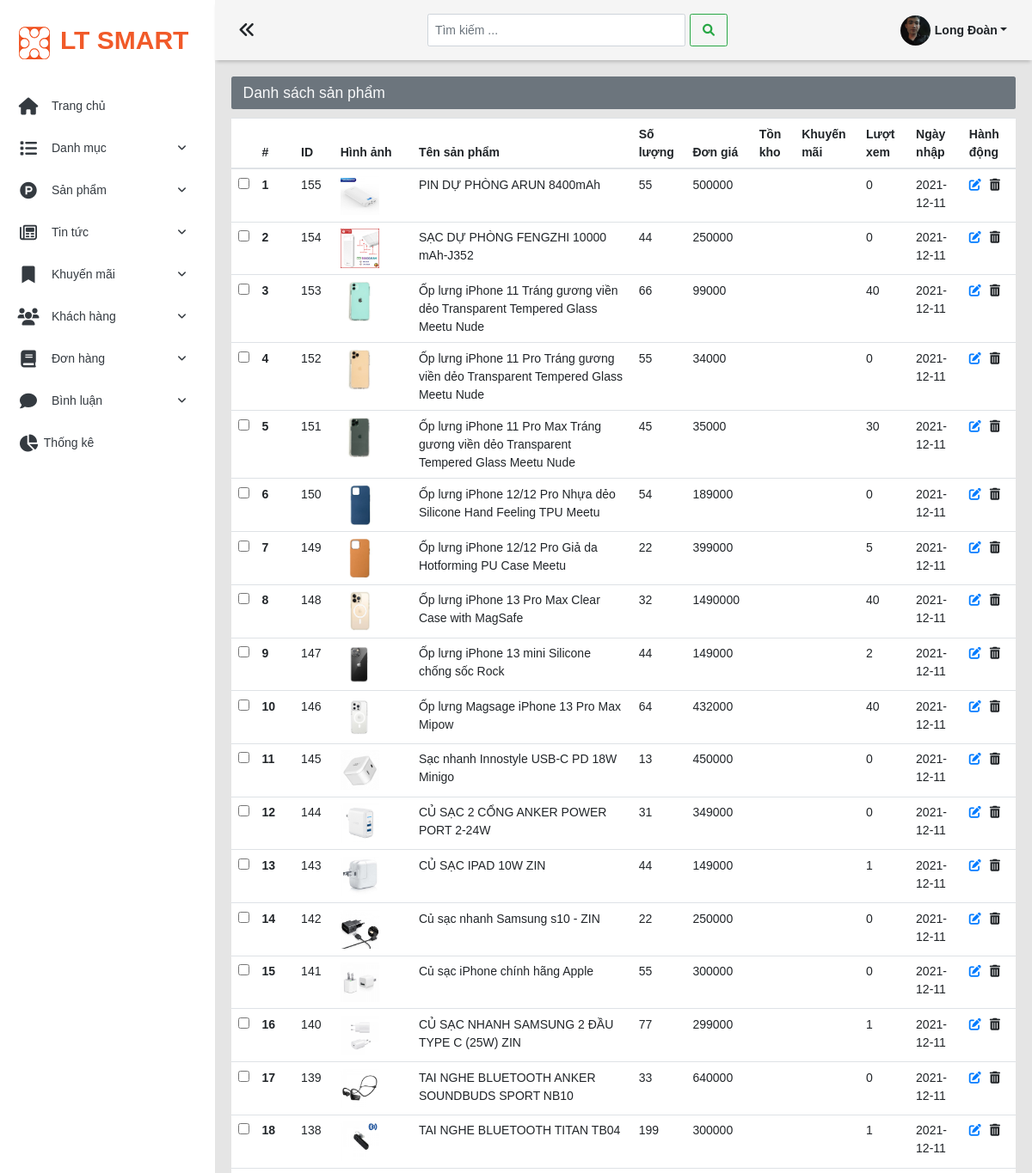
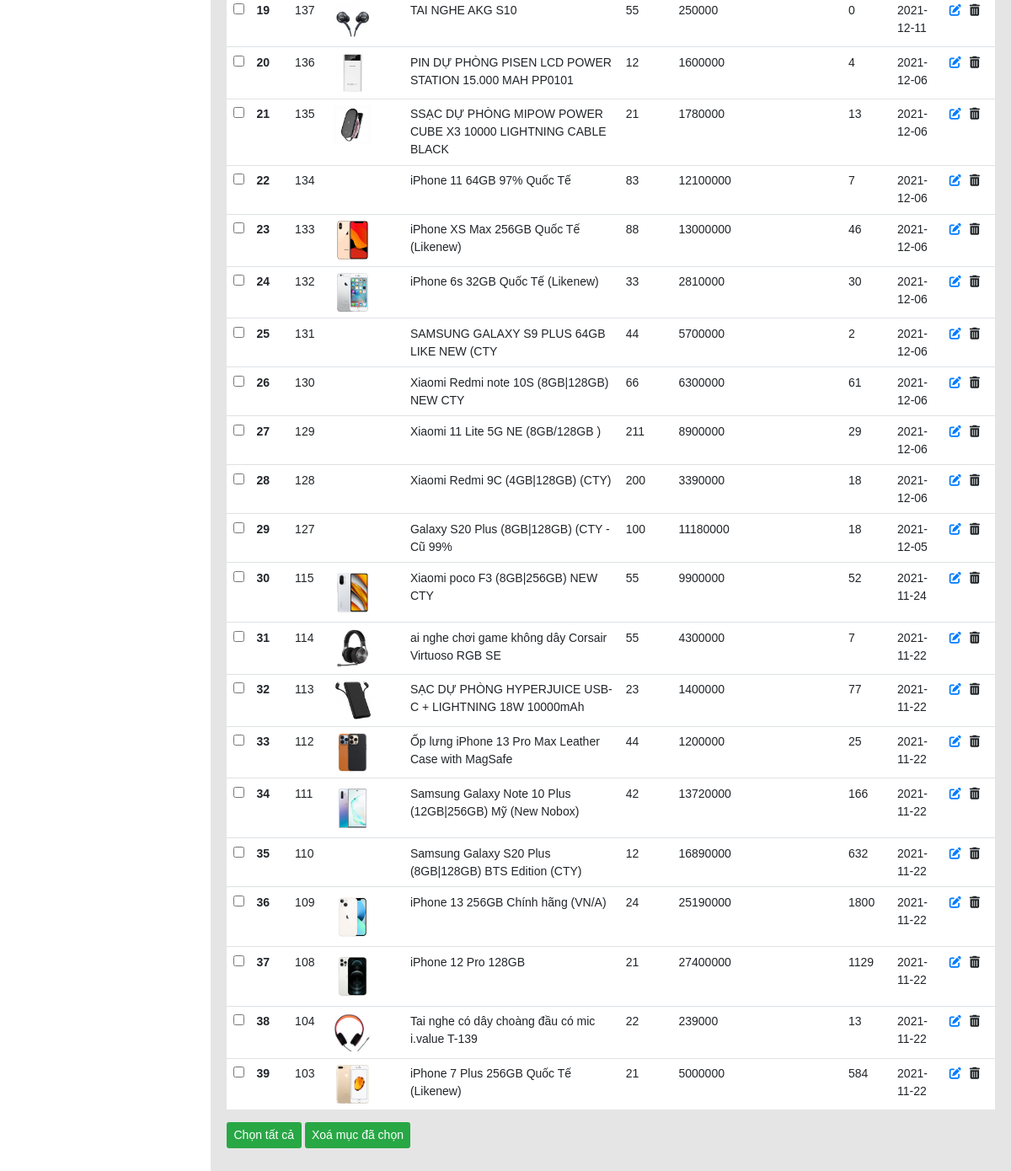
Before: /admin/list-san-pham (signed in) with the older database file (2 pictures, top to bottom).
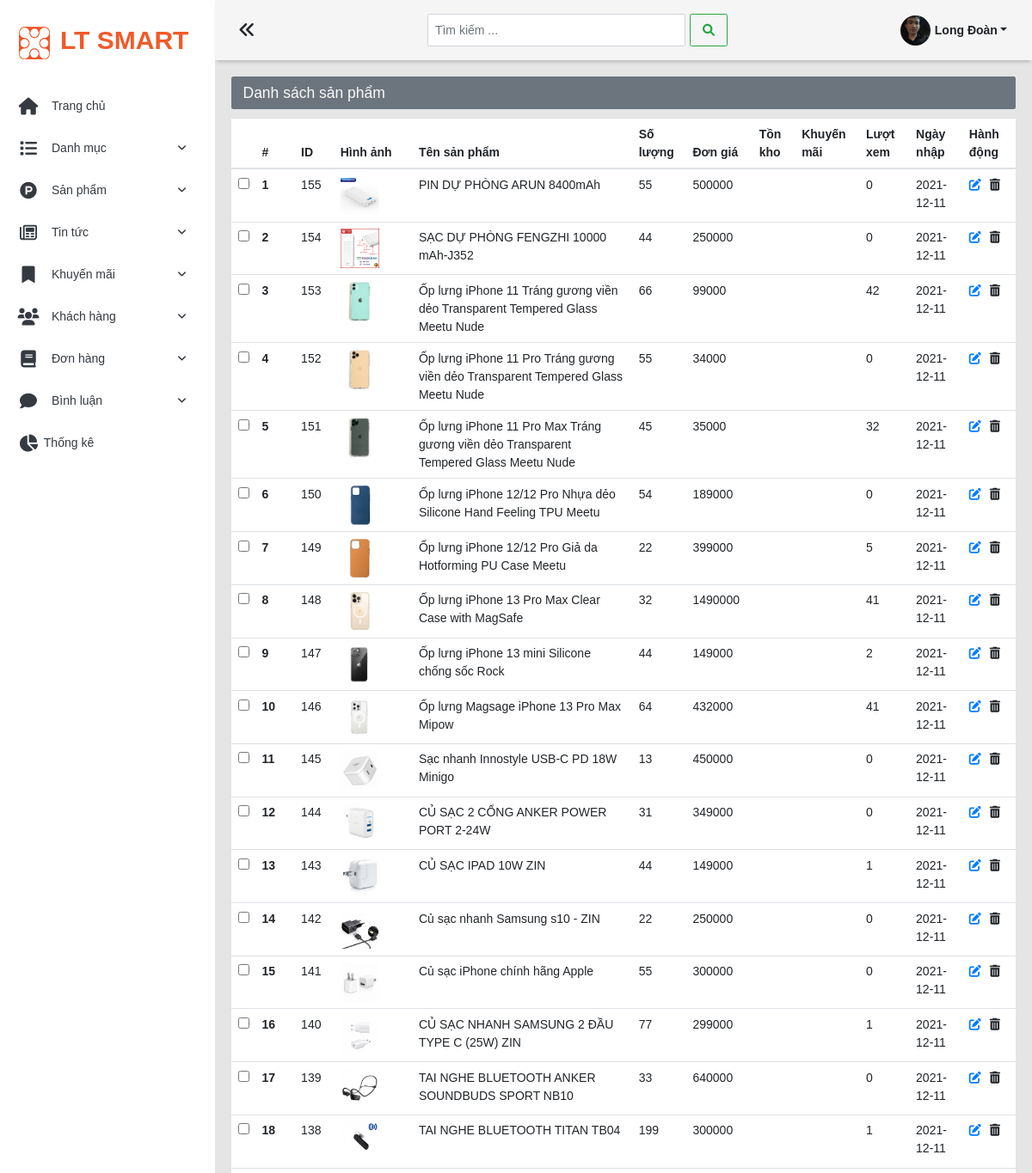
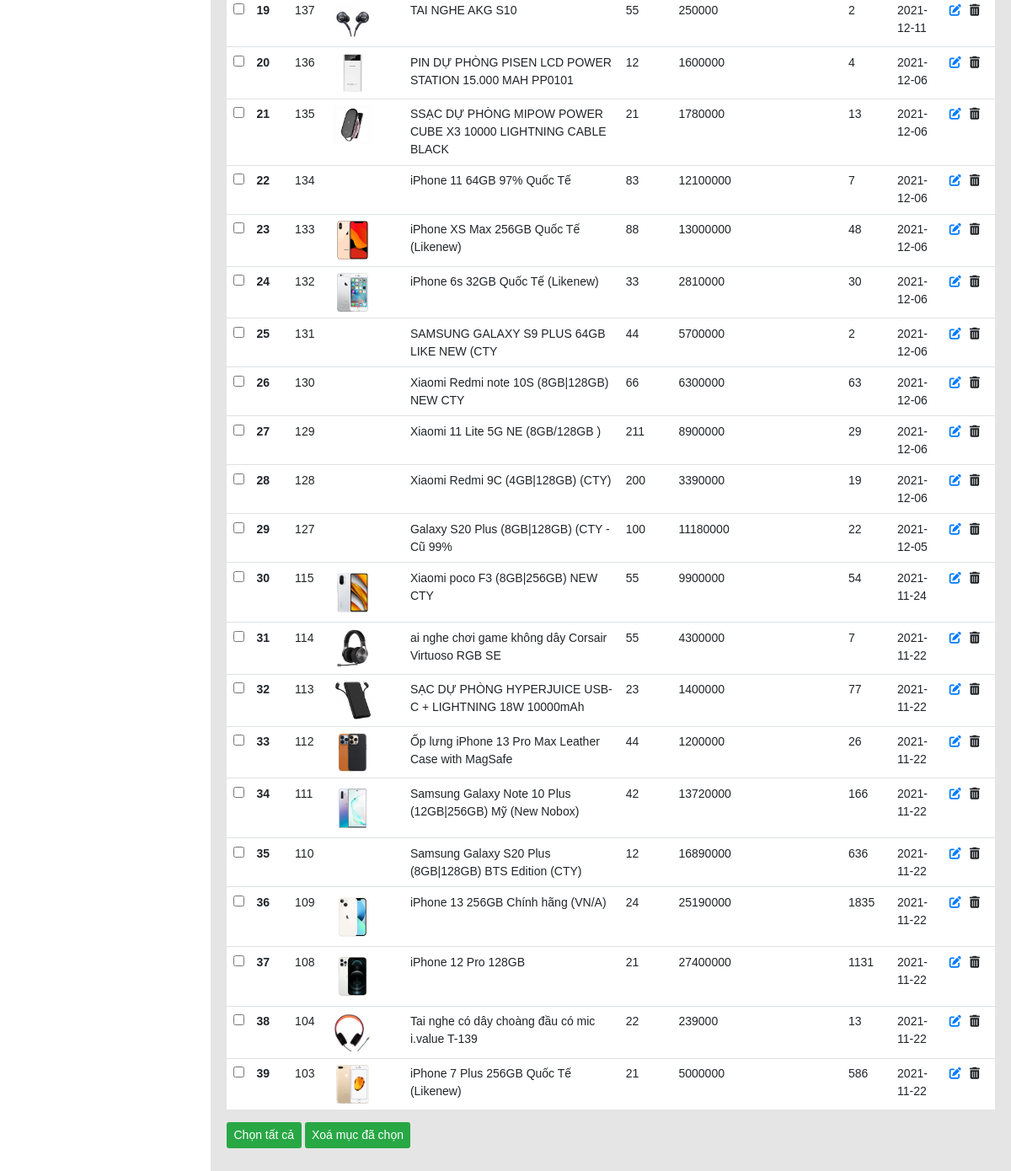
After: the same page with the newer database file (2 pictures, top to bottom).
### tables this page shows
CREATE TABLE `san_pham` (
  `id_sp` int(11) NOT NULL,
  `id_dm_pro` int(11) NOT NULL,
  `id_sub_dm_pro` int(11) NOT NULL,
  `ten_sp` varchar(200) NOT NULL,
  `hinh_anh` varchar(255) NOT NULL,
  `don_gia` int(11) NOT NULL,
  `so_luong` int(20) NOT NULL,
  `ngay_nhap` date NOT NULL,
  `mo_ta` text NOT NULL,
  `so_luot_xem` int(11) NOT NULL
);

### model/pdo.php (called while the page is built, shortened)
<?php
function pdo_get_connection()
{
    $severname = "localhost";
    $username = "root";
    $password = "";
    try {
        $conn = new PDO("mysql:host=$severname;dbname=ltsmart;charset=utf8", $username, $password);
        $conn->setAttribute(PDO::ATTR_ERRMODE, PDO::ERRMODE_EXCEPTION);
        return $conn;
    } catch (Exception $e) {
        echo "kết nối thất bại" . $e->getMessage();
    }
}
function pdo_query($sql)
{
    $sql_args = array_slice(func_get_args(), 1);
    try {
        $conn = pdo_get_connection();
        $stmt = $conn->prepare($sql);
        $stmt->execute($sql_args);
        $rows = $stmt->fetchAll();
        return $rows;
    } catch (PDOException $e) {
        throw $e;
    } finally {
        unset($conn);
    }
}
?>

### model/san-pham.php (called while the page is built, shortened)
<?php
require_once 'pdo.php';
function san_pham_QueryAll()
{
    $sql = "SELECT * FROM san_pham order by id_sp desc";
    return pdo_query($sql);
}

### global.php (called while the page is built, shortened)
<?php
$ROOT_URL='/duan1';
$CONTENT_URL=$ROOT_URL.'/content';
$CONTENT_UPLOAD=$CONTENT_URL.'/uploads';
?>

### admin/views/san-pham/list-san-pham.php (the view, shortened to what this page needs)
<div>
  <h3 class="alert bg-secondary text-light  heading-cate">Danh sách sản phẩm </h3>
  <?php
  if (count($list_san_pham) == 0) {
  ?>
    <h5 class="alert alert-light">Chưa có sản phẩm</h5>
  <?php
  } else {
  ?>
    <form action="" method="POST" id="delete-san-pham">
      <table class="table">
        <thead>
          <tr>
            <th scope="col" style="width:3%"></th>
            <th  style="width:5%" scope="col">#</th>
            <th style="width:5%" scope="col">ID </th>
            <th style="width:10%" scope="col">Hình ảnh</th>
            <th scope="col">Tên sản phẩm</th>
            <th scope="col">Số lượng</th>
            <th scope="col">Đơn giá</th>
            <th scope="col">Tồn kho</th>
            <th scope="col">Khuyến mãi</th>
            <th scope="col">Lượt xem</th>
            <th scope="col">Ngày nhập</th>
            <th scope="col">Hành động</th>
          </tr>
        </thead>
        <tbody>
          <?php $i = 0;
          foreach ($list_san_pham as $san_pham) {
            $i++; ?>
            <tr>
              <td><input class="check-san-pham" name="san-pham[]" value="<?= $san_pham['id_sp']; ?>" type="checkbox"></td>
              <th scope="row"><?= $i; ?></th>
              <td><?= $san_pham['id_sp']; ?></td>
              <td><img style="width:60%" src="<?=$CONTENT_UPLOAD?>/<?= $san_pham['hinh_anh']; ?>" alt=""></td>
              <td class="text-overflow"><?= $san_pham['ten_sp']; ?></td>
              <td><?= $san_pham['so_luong']; ?></td>
              <td><?= $san_pham['don_gia']; ?></td>
              <td></td>
              <td></td>
              <td><?= $san_pham['so_luot_xem']; ?></td>
              <td><?= $san_pham['ngay_nhap']; ?></td>
              <td><a href="edit-san-pham&id=<?= $san_pham['id_sp']; ?>"><i class="fas fa-edit mr-3"></i></a><span class="delete-san-pham cursor-pointer" data-ten_san-pham="<?= $san_pham['ten_sp']; ?>" data-delete_id_sp="<?= $san_pham['id_sp']; ?>"><i class="fas fa-trash-alt"></i></span></td>
            </tr>
          <?php
          }
          ?>
        </tbody>
      </table>
      <div class="my-4">
        <div class="btn btn-success" id="checkall-san-pham">Chọn tất cả</div>
        <button type="submit" onclick="return confirm('Bạn có muốn xoá sản phẩm này không?')" class="btn btn-success">Xoá mục đã chọn</button>
      </div>
    </form>
  <?php
  }
  ?>
</div>

Changed rows visible on the page:
changed san_pham "Ốp lưng iPhone 11 Tráng gương viền dẻo Transparent Tempered Glass Meetu Nude": so_luot_xem "40" → "42"
changed san_pham id 151: so_luot_xem "30" → "32"
changed san_pham "Ốp lưng iPhone 13 Pro Max Clear Case with MagSafe": so_luot_xem "40" → "41"
changed san_pham "Ốp lưng Magsage iPhone 13 Pro Max Mipow": so_luot_xem "40" → "41"
changed san_pham "TAI NGHE AKG S10": so_luot_xem "0" → "2"
changed san_pham "iPhone XS Max 256GB Quốc Tế (Likenew)": so_luot_xem "46" → "48"
changed san_pham "Xiaomi Redmi note 10S (8GB|128GB) NEW CTY": so_luot_xem "61" → "63"
changed san_pham "Xiaomi Redmi 9C (4GB|128GB) (CTY)": so_luot_xem "18" → "19"
changed san_pham "Galaxy S20 Plus (8GB|128GB) (CTY - Cũ 99%": so_luot_xem "18" → "22"
changed san_pham "Xiaomi poco F3 (8GB|256GB) NEW CTY": so_luot_xem "52" → "54"
changed san_pham "Ốp lưng iPhone 13 Pro Max Leather Case with MagSafe": so_luot_xem "25" → "26"
changed san_pham "Samsung Galaxy S20 Plus (8GB|128GB) BTS Edition (CTY)": so_luot_xem "632" → "636"
changed san_pham "iPhone 13 256GB Chính hãng (VN/A)": so_luot_xem "1800" → "1835"
changed san_pham "iPhone 12 Pro 128GB": so_luot_xem "1129" → "1131"
changed san_pham "iPhone 7 Plus 256GB Quốc Tế (Likenew)": so_luot_xem "584" → "586"
